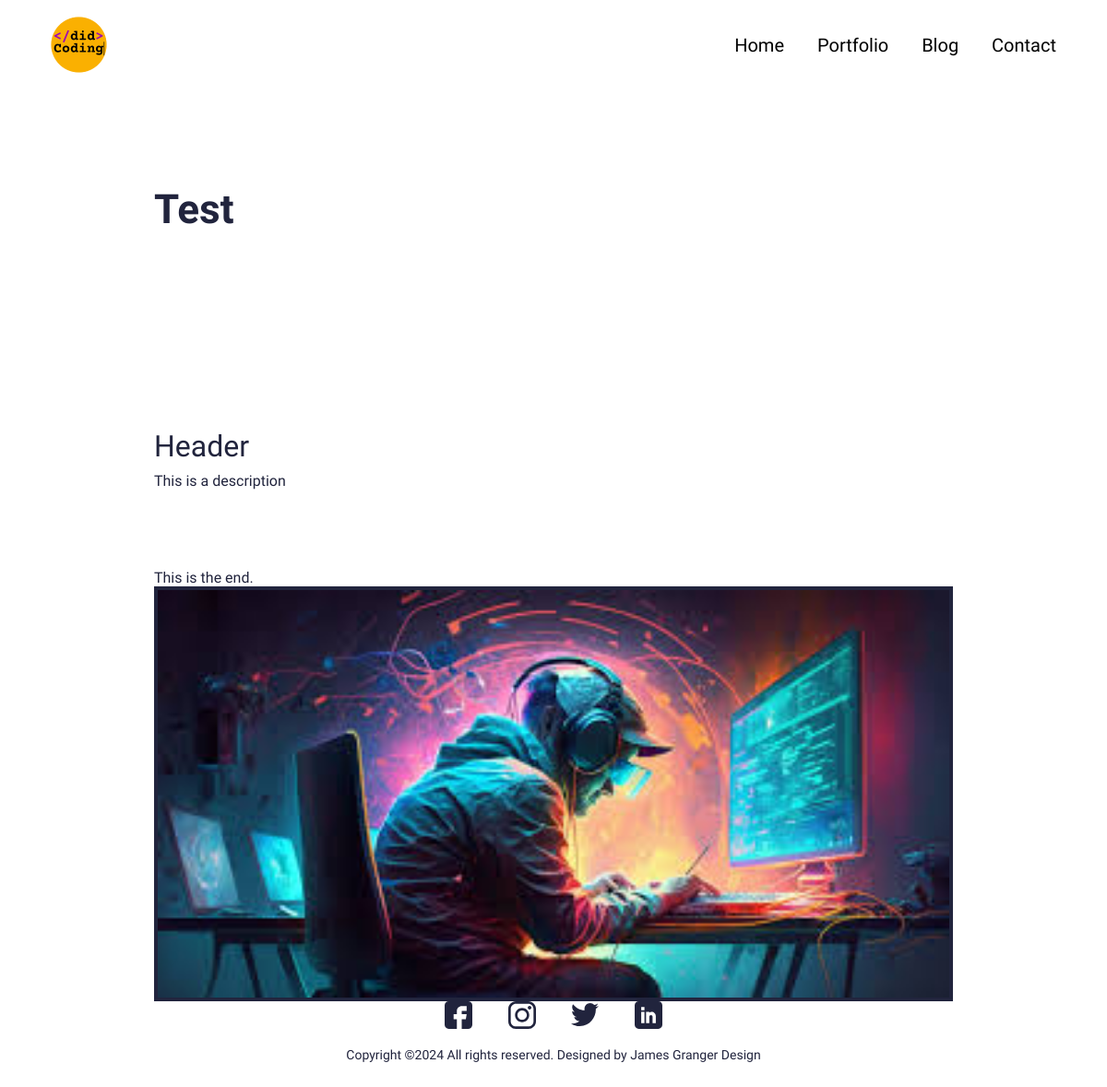
Page /portfolio/test on the committed database.
### main/models.py (models this page shows, shortened)
class Portfolio(models.Model):
    class Meta:
        verbose_name_plural = 'Portfolio Profiles'
        verbose_name = 'Portfolio'
        ordering = ["name"]
    date = models.DateTimeField(blank=True, null=True)
    name = models.CharField(max_length=200, blank=True, null=True)
    description = models.CharField(max_length=500, blank=True, null=True)
    body = RichTextField(blank=True, null=True)
    image = models.ImageField(blank=True, null=True, upload_to="portfolio")
    slug = models.SlugField(null=True, blank=True)
    is_active = models.BooleanField(default=True)

### main/views.py (the view)
# urls.py: path('portfolio/<slug:slug>', views.PortfolioDetailView.as_view(), name="portfolio"),
class PortfolioDetailView(generic.DetailView):
	model = Portfolio
	template_name = "main/portfolio-detail.html"

### my_resume/context_processors.py (called while the page is built)
def project_context(request):
	context = {
		'me': User.objects.first(),
	}
	return context

### main/templates/main/portfolio-detail.html (shortened to what this page needs)
{% extends 'main/base.html' %}
{% load static %}
{% block content %}
<section>
  <div class="innerPageBannerCol">
    <div class="container">
      <div class="row g-4 g-md-3  align-items-center">
        <div class="col-md-6">
          <div class="bannerContent">
            <h1 class="xlTitle pb-md-3">{{object.name}}</h1>
          </div>
        </div>
      </div>
    </div>
  </div>
</section>
<section>
  <div class="sectionSpaceSm">
    <div class="container">
      {{object.body|safe}}
    </div>
  </div>
</section>
{%endblock%}

### static/css/style.css (style rules this page uses)
:root { --primaryColor: #9C07B6; --primaryDarkColor: #3D0048; --primaryHoverColor: #900AA8; --secondaryColor: #F9B000; --baseColor: #21243D; --baseFont: 'Heebo', sans-serif; --titleFont: 'Courier Prime', monospace; --regular: 400; --medium: 500; --bold: 700; --black: 900; --lightBg: #F1F1F1; }
html { scroll-behavior: smooth; }
body { font-family: var(--baseFont); color: var(--baseColor); line-height: normal; }
img { max-width: 100%; }
.xlTitle { font-size: 44px; line-height: 1.3; font-weight: var(--bold); font-family: var(--titleFont) }
.sectionSpaceSm { padding: 35px 0; }
.innerPageBannerCol { padding: 180px 0 150px; }
@media (min-width:992px) { .container, .container-lg, .container-md, .container-sm, .container-xl, .container-xxl { max-width: 890px; } }

### rows in the picture
Portfolio: name "Test", body "Header This is a description This is the end.", body (picture)
